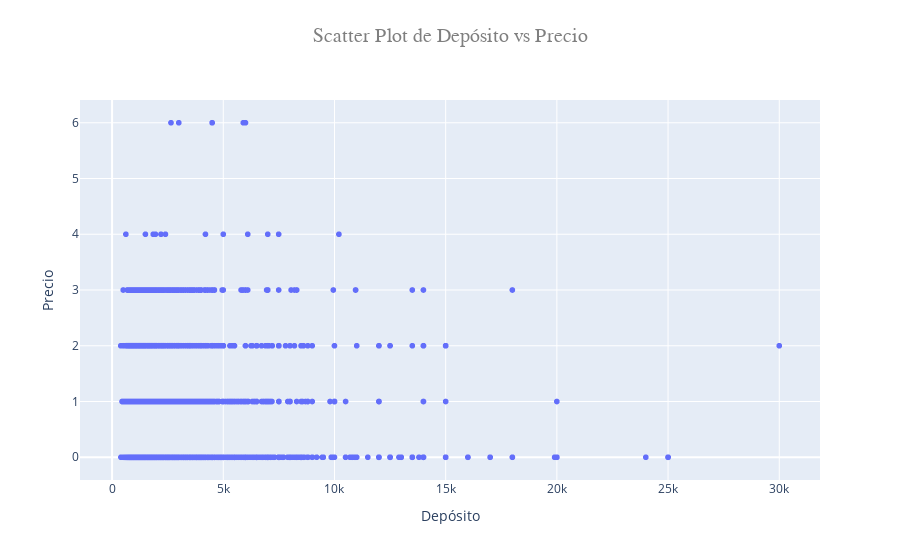

The notebook cell this image was saved under:
### Markdown cell above
#### Scatterplot of Deposit with respect to Price
We can see that deposit does not correlate too much to the price

### Code cell
fig = px.scatter(df, y='Deposit', x='Price', title='Scatter Plot de Depósito vs Precio')

fig.update_layout(
    xaxis_title="Depósito",
    yaxis_title="Precio",
    xaxis=dict(
        title_font=dict(size=14),
        tickfont=dict(size=12),
    ),
    yaxis=dict(
        title_font=dict(size=14),
        tickfont=dict(size=12),
    ),
    title=dict(
        x=0.5,
        y=0.95,
        font=dict(
            family="Courier New, monospace",
            size=20,
            color="#7f7f7f"
        )
    )
)

fig.show()

### Figure 1 — Plotly figure (JSON) as saved in the notebook; plotly's stock layout.template omitted (floating-point values rounded to 4 significant figures; data arrays with more than 128 entries replaced by an {"elided": "..."} marker saying what was removed)
{"data": [{"hovertemplate": "Price=%{x}<br>Deposit=%{y}<extra></extra>", "legendgroup": "", "marker": {"color": "#636efa", "symbol": "circle"}, "mode": "markers", "name": "", "showlegend": false, "type": "scattergl", "x": {"elided": "8287 int values"}, "xaxis": "x", "y": {"elided": "8287 int values"}, "yaxis": "y"}], "layout": {"legend": {"tracegroupgap": 0}, "title": {"font": {"color": "#7f7f7f", "family": "Courier New, monospace", "size": 20}, "text": "Scatter Plot de Depósito vs Precio", "x": 0.5, "y": 0.95}, "xaxis": {"anchor": "y", "domain": [0, 1], "tickfont": {"size": 12}, "title": {"font": {"size": 14}, "text": "Depósito"}}, "yaxis": {"anchor": "x", "domain": [0, 1], "tickfont": {"size": 12}, "title": {"font": {"size": 14}, "text": "Precio"}}}}
